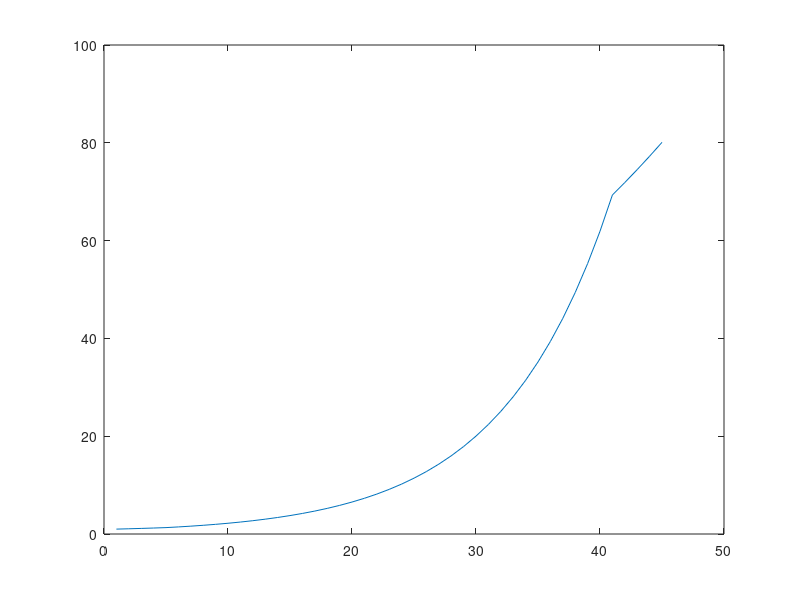

Recreate this plot in MATLAB.
%  MATLAB/linear_adj.m Author "Nathan Wycoff <nathanbrwycoff@gmail.com>" Date 04.23.2019

% Define problem
M = 10;
B = rand(M);
t_max = 1;

diff = @(t, x) B*x;

x0 = zeros([M,1]) + 1;
[ts, xs] = ode45(diff, [0, t_max], x0);
xsol = ode45(diff, [0, t_max], x0);

C = zeros([1,M]);
C(1) = 1;
plot(C*xs')

% Implement Adjoint Equation
lambda =  @(t) expm(-B'*t) \ (2*C'*C*deval(xsol, t));
